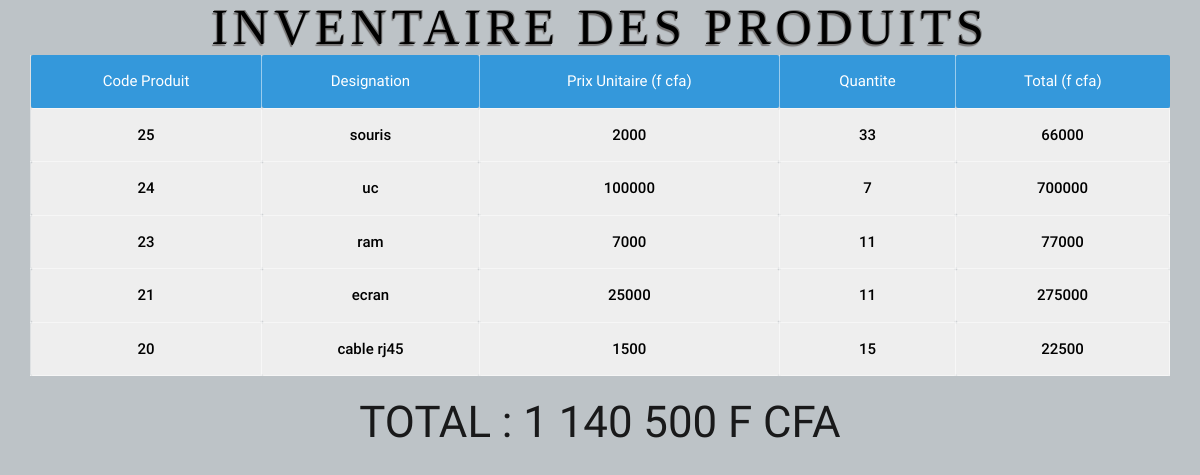
Page /php/inventaire.php (signed in) on the committed database.
### tables this page shows
CREATE TABLE IF NOT EXISTS `produit` (
  `codeprod` int(11) NOT NULL AUTO_INCREMENT,
  `designation` varchar(255) NOT NULL,
  `qte` int(11) NOT NULL,
  `pu` int(11) NOT NULL,
  `codefour` int(11) NOT NULL,
  PRIMARY KEY (`codeprod`)
);

### php/inventaire.php (the view, shortened to what this page needs)
<?php
    $req=sprintf("SELECT codeprod,designation,pu,qte,pu*qte as total  FROM produit ORDER BY codeprod DESC" );
	$verif=mysql_query($req)or die(mysql_error());
	$reqm=sprintf("SELECT sum(pu*qte) as tot  FROM produit" );
	$verifm=mysql_query($reqm)or die(mysql_error());
	$recupm=mysql_fetch_assoc($verifm);
 ?>
<!DOCTYPE html>
<html>
<head>
	<link rel="stylesheet" href="../css/materialize.min.css">
  <link rel="stylesheet" href="../css/myCss.css">
</head>
<body>
<div class="container center">
	<h1 class="titre center">INVENTAIRE DES PRODUITS</h1>
	<table>
		<tbody>
			<tr>
			  <th>Code Produit</th>
              <th>Designation</th>
              <th>Prix Unitaire (f cfa)</th>
              <th>Quantite</th>
              <th>Total (f cfa)</th>
            </tr>
            <?php while ($recup=mysql_fetch_assoc($verif)) { ?>
            <tr>
            	<td><?php echo $recup['codeprod']; ?></td>
            	<td><?php echo $recup['designation']; ?></td>
            	<td><?php echo $recup['pu']; ?></td>
            	<td><?php echo $recup['qte']; ?></td>
            	<td><?php echo $recup['total']; ?></td>
            </tr>
            <?php } ?>
		</tbody>
	</table>
	<h3 class="center">TOTAL : <?php echo number_format($recupm['tot'],0,","," "); ?> F CFA</h3>
	<br><br>
</div>
</body>
</html>

### css/myCss.css (style rules this page uses)
body { background-color: #bdc3c7; display: flex; //min-height: 100vh !important; flex-direction: column; height: auto; }
.container { width: 95% !important; }
th { background-color: #3498db; color: white; font-weight: normal; padding: 15px 20px; text-align: center; //opacity: 0.9; border-left: 1px solid rgba(255, 255, 255, .5); }
td { background-color: rgb(238, 238, 238); //background-color: white; color: rgb(111, 111, 111); color:black; padding: 15px 20px; text-align: center; //opacity: 0.9; font-weight: 500; border: 1px solid rgba(255, 255, 255, .5); }
.titre { //padding-top: 5px; //padding-bottom: 5px; margin-top: 0; margin-bottom: 0; color: black; //background-color: #e7e5e4; font-family: 'Gabriela', serif; font-size: 50px; letter-spacing: .10em; //text-align: center; text-shadow: 1px -1px 0 #767676, -1px 2px 1px #767474; }

### rows in the picture
produit: codeprod "25", designation "souris", pu "2000", qte "33", total "66000"
produit: codeprod "24", designation "uc", pu "100000", qte "7", total "700000"
produit: codeprod "23", designation "ram", pu "7000", qte "11", total "77000"
produit: codeprod "21", designation "ecran", pu "25000", qte "11", total "275000"
produit: codeprod "20", designation "cable rj45", pu "1500", qte "15", total "22500"

### other values in the picture
$recupm['tot'] "1 140 500"
